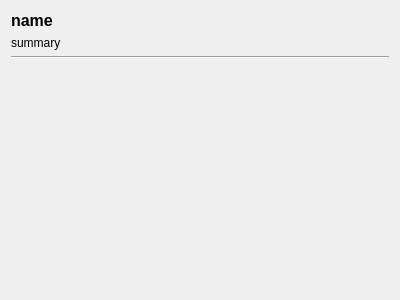
<?xml version="1.0" encoding="UTF-8"?>
<ui version="4.0">
 <class>ControlForm</class>
 <widget class="QWidget" name="ControlForm">
  <property name="geometry">
   <rect>
    <x>0</x>
    <y>0</y>
    <width>400</width>
    <height>300</height>
   </rect>
  </property>
  <property name="windowTitle">
   <string notr="true">Form</string>
  </property>
  <layout class="QVBoxLayout" name="verticalLayout_2">
   <item>
    <widget class="QLabel" name="nameLabel">
     <property name="font">
      <font>
       <pointsize>12</pointsize>
       <bold>true</bold>
      </font>
     </property>
     <property name="text">
      <string notr="true">name</string>
     </property>
    </widget>
   </item>
   <item>
    <widget class="QLabel" name="summaryLabel">
     <property name="text">
      <string notr="true">summary</string>
     </property>
     <property name="wordWrap">
      <bool>true</bool>
     </property>
    </widget>
   </item>
   <item>
    <widget class="Line" name="line">
     <property name="orientation">
      <enum>Qt::Orientation::Horizontal</enum>
     </property>
    </widget>
   </item>
   <item>
    <widget class="QScrollArea" name="scrollArea">
     <property name="frameShape">
      <enum>QFrame::Shape::NoFrame</enum>
     </property>
     <property name="frameShadow">
      <enum>QFrame::Shadow::Plain</enum>
     </property>
     <property name="horizontalScrollBarPolicy">
      <enum>Qt::ScrollBarPolicy::ScrollBarAlwaysOff</enum>
     </property>
     <property name="sizeAdjustPolicy">
      <enum>QAbstractScrollArea::SizeAdjustPolicy::AdjustToContents</enum>
     </property>
     <property name="widgetResizable">
      <bool>true</bool>
     </property>
     <property name="alignment">
      <set>Qt::AlignmentFlag::AlignLeading|Qt::AlignmentFlag::AlignLeft|Qt::AlignmentFlag::AlignTop</set>
     </property>
     <widget class="QWidget" name="scrollAreaWidgetContents">
      <property name="geometry">
       <rect>
        <x>0</x>
        <y>0</y>
        <width>382</width>
        <height>222</height>
       </rect>
      </property>
     </widget>
    </widget>
   </item>
  </layout>
 </widget>
 <resources/>
 <connections/>
</ui>
